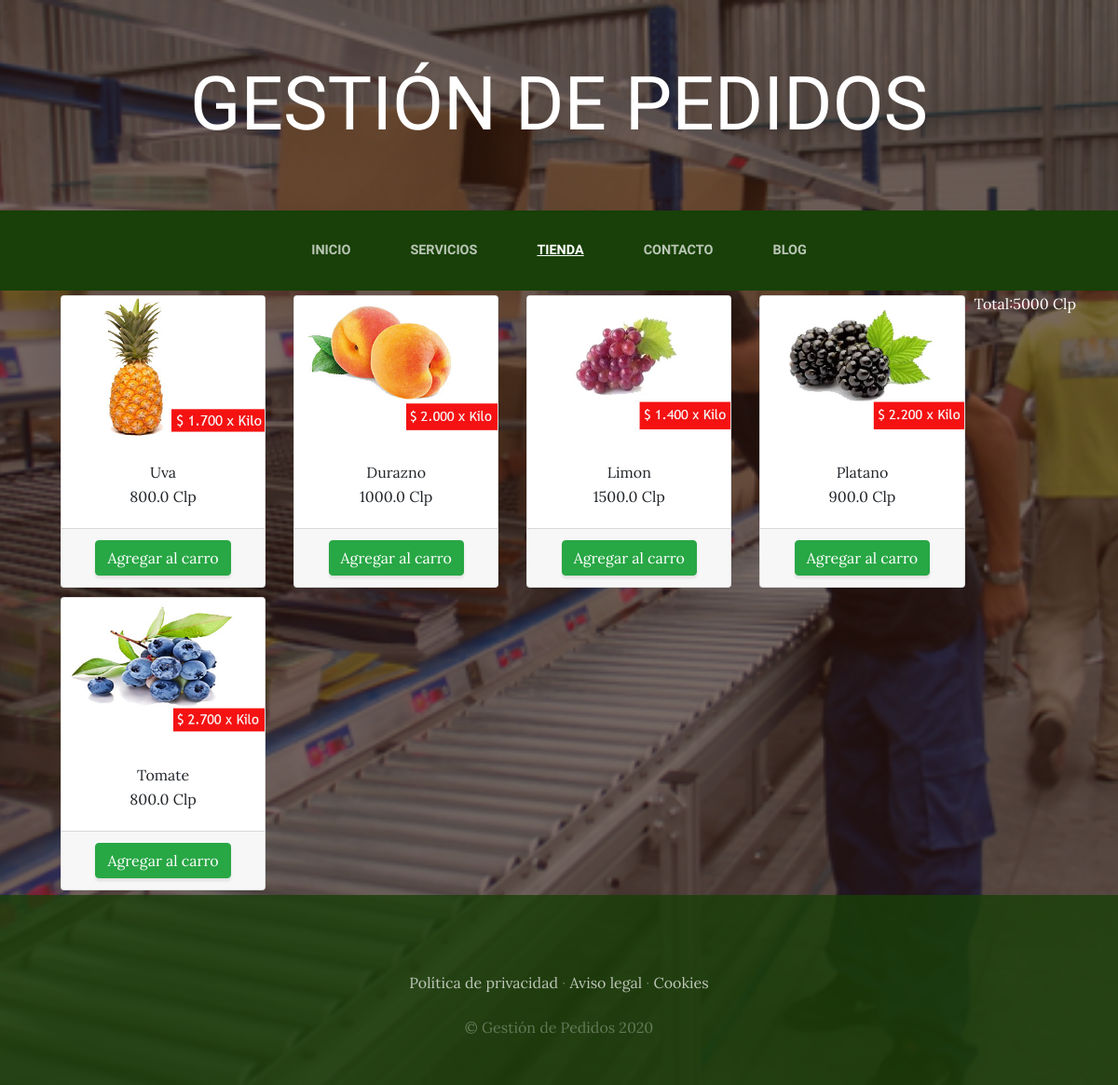
The app's page /tienda/ with its own data.
### tienda/models.py (models this page shows)
class Producto(models.Model):
    nombre=models.CharField(max_length=50)
    categorias=models.ForeignKey(CategoriaProd, on_delete=models.CASCADE)
    imagen=models.ImageField(upload_to="tienda", null=True, blank=True)
    precio=models.FloatField()
    disponibilidad=models.BooleanField(default=True)
    created=models.DateField(auto_now_add=True)
    updated=models.DateField(auto_now_add=True)
    class Meta:
        verbose_name="Producto"
        verbose_name_plural="Productos"

### tienda/views.py (the view)
# urls.py: path('tienda/', include('tienda.urls')),
def tienda(request):
    productos=Producto.objects.all()
    return render(request, "tienda/tienda.html", {"productos":productos})

### carro/context_processor.py (called while the page is built)
def importe_total_carro(request):
    total=5000
    if request.user.is_authenticated:
        for key, value in request.session["carro"].items():
            total=total+(float(value["precio"])*value["cantidad"])
    return {"importe_total_carro":total}

### tienda/templates/tienda/tienda.html (shortened to what this page needs)
<!DOCTYPE html>
<html lang="en">
<head>
</head>
{% extends "ProyectoWebApp/base.html" %}
{% load static %}
{% block content %}
<body>
    <div class="container">
        <div style="float:right;">
            <p style="color: white;">Total:{{importe_total_carro}} Clp</p>
        </div>
    <div class="row">
    {% for producto in productos %}
        <div class="col-md-3">
        <div class="card" style="width: 100%; margin: 5px 5px;">
            <img src="{{producto.imagen.url}}" class="card-img-top">
        <div class="card-body" style="text-align: center;">
            <h7 class="card-title">{{producto.nombre}}</h7>
            <p class="card-text">{{producto.precio}}&nbsp;Clp</p>
        </div>
        <div class="card-footer text-center">
            <a href="#" class="btn btn-success">Agregar  al carro</a>
        </div>
        </div>
    </div>
    {% endfor %}
    </div>
</div>
</body>
{% endblock %}

### ProyectoWebApp/static/ProyectoWebApp/css/gestion.css (style rules this page uses)
body { font-family: 'Lora'; background: linear-gradient(rgba(47, 23, 15, 0.65), rgba(47, 23, 15, 0.65)), url("../img/bg_main.jpg"); background-attachment: fixed; background-position: center; background-size: cover; }
p { line-height: 1.75; }
.btn { box-shadow: 0px 3px 3px 0px rgba(33, 37, 41, 0.1); }

### records on screen
Producto: imagen (picture), nombre "Uva", precio "800.0"
Producto: imagen (picture), nombre "Durazno", precio "1000.0"
Producto: imagen (picture), nombre "Limon", precio "1500.0"
Producto: imagen (picture), nombre "Platano", precio "900.0"
Producto: imagen (picture), nombre "Tomate", precio "800.0"

### other values on screen
{{ importe_total_carro }} "5000"
